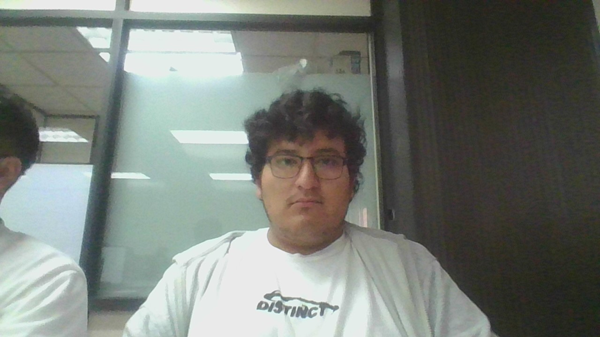
%> input picture TRABAJO EN CLASE/TRABAJOS PRIMEROS/0.bmp, 600 x 337 px
$ octave Segmentacion.m   (GNU Octave 9; MATLAB toolbox functions it lacks are replaced by stand-ins)
%> lines starting %> are read from the running program, lines starting %| are printed output that depends on the picture
%19/02/2025
%Segmentacion

clc
close all
clear

IMA=imread("0.bmp");
%> IMA is the input picture: size 337x600x3 uint8; mean R, G, B 120.1, 125.6, 119.5

R=IMA(:,:,1);
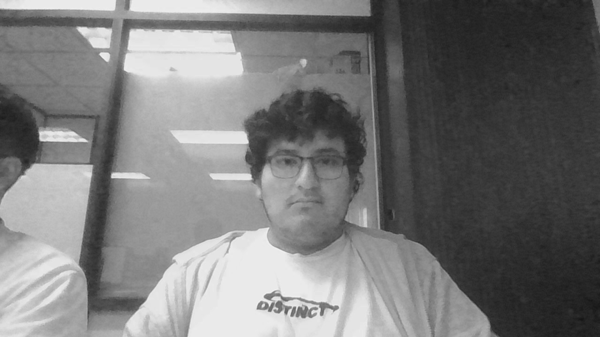
%> R: size 337x600 uint8; min 21, max 242, mean 120.1
G=IMA(:,:,2);
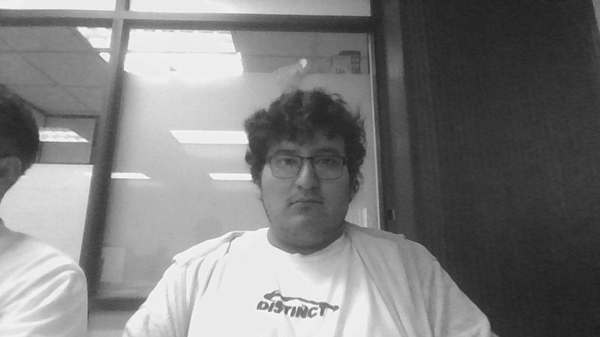
%> G: size 337x600 uint8; min 29, max 250, mean 125.6
B=IMA(:,:,3);

figure,imshow(R)
figure,imshow(G)
figure,imshow(B)

% [8 lines of commented-out code are left out]
